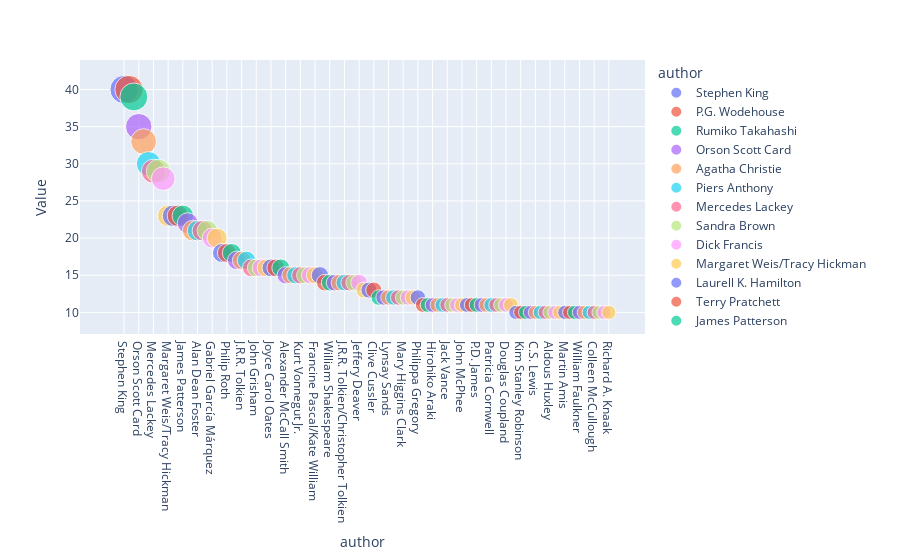

Source (notebook cell):
### Code cell
author_counts_fig = px.scatter(author_counts, x='author',size='Value', y='Value' ,color="author" )
author_counts_fig.show()
